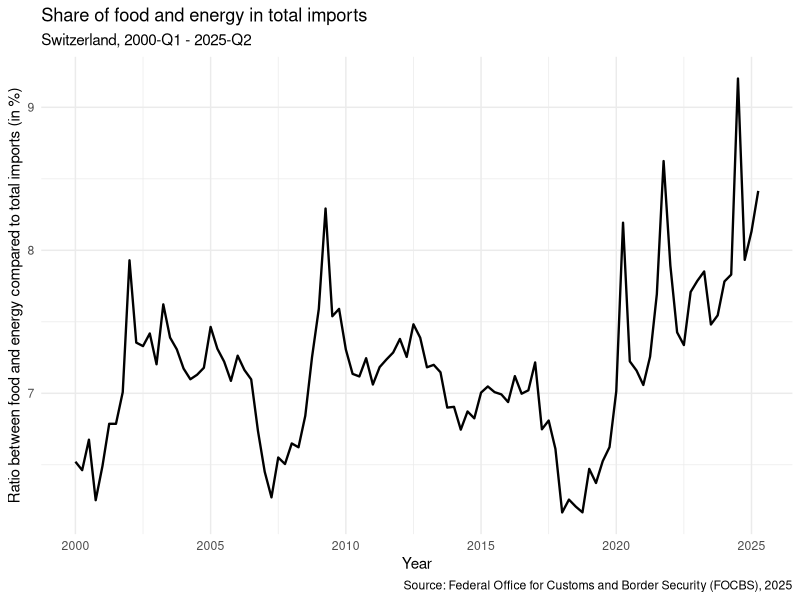

The R source for this figure:
# clean environment 
rm(list=ls())

# Packages

# load packages
library(dplyr)
library(tidyr)
library(tibble)
library(readxl)
library(ggplot2)

# Import data
df <- read_xlsx("data_ofdf.xlsx")

# Create variable for the radio between key imports (food and energy products) compared to total imports
df$foodenergy <- df$energy + df$food

df$ratio <- (df$foodenergy / df$total) * 100

ggplot(df, aes(x=year, y=ratio)) +
  geom_line(size=0.8) +
  # geom_vline(xintercept= 2003, linetype ="dotted", color="blue", size = 1) +
  theme(plot.title = element_text(hjust=0.5, size=10), legend.position="bottom") +
  labs(title="Share of food and energy in total imports",
       subtitle = "Switzerland, 2000-Q1 - 2025-Q2",
       x="Year",
       y="Ratio between food and energy compared to total imports (in %)",
       caption = "Source: Federal Office for Customs and Border Security (FOCBS), 2025") + 
  theme_minimal()
ggsave("ratiofoodenergy.jpg", width = 18, height = 15, units = "cm")